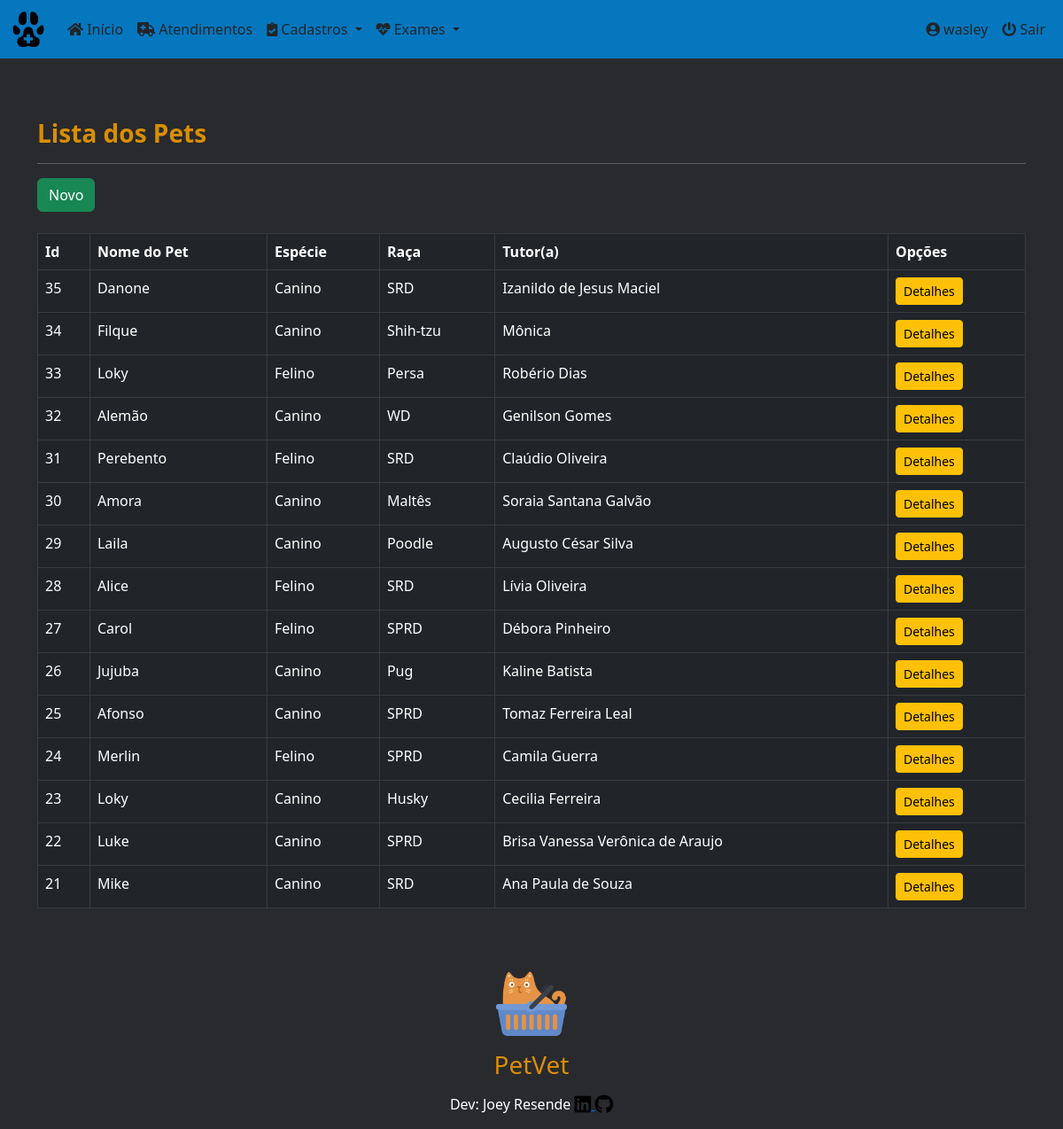
Screenshot of /petvet/pets/ (signed in) with the database file from the repository.
### core/models.py (models this page shows, shortened)
class Pets(models.Model):
    id = models.AutoField(primary_key=True)
    pet_name = models.CharField(
        max_length=30, verbose_name='Nome do Pet')
    species = models.CharField(
        max_length=20, verbose_name='Espécie')
    breed = models.CharField(
        max_length=30, verbose_name='Raça')
    gender = models.CharField(
        max_length=5, choices=sex_status, verbose_name='Gênero')
    date_of_birth = models.DateField(
        null=True, blank=True, verbose_name='Data de Nascimento')
    castrated = models.CharField(
        max_length=3, choices=castrated_status, default='N', verbose_name='Castrado?')
    weight = models.DecimalField(
        max_digits=6, decimal_places=3, verbose_name='Peso', default=0)
    tutor_name = models.ForeignKey(
        'Tutor', on_delete=models.PROTECT, null=True, verbose_name='Nome do Tutor')
    class Meta:
        ordering = ['-id']

class Tutor(models.Model):
    tutor_name = models.CharField(
        max_length=50, verbose_name='Nome do Tutor')
    cpf = models.CharField(max_length=14, null=True,
                           verbose_name='CPF')
    phone = models.CharField(max_length=15, null=True,
                             verbose_name='Telefone')
    email = models.EmailField(max_length=254, verbose_name='Email')
    cep = models.CharField(max_length=9, verbose_name='Cep')
    street = models.CharField(max_length=40, verbose_name='Rua')
    number = models.IntegerField(verbose_name='Numero')
    district = models.CharField(max_length=40, verbose_name='Bairro')
    city = models.CharField(
        max_length=40, default='Petrolina', verbose_name='Cidade')
    state = models.CharField(
        max_length=40, default='Pernambuco', verbose_name='Estado')
    class Meta:
        ordering = ['tutor_name']
    def __str__(self):
        return self.tutor_name

### core/views.py (the view)
# urls.py: path('pets/', PetList.as_view(), name='pets'),
class PetList(LoginRequiredMixin, ListView):
    login_url = reverse_lazy('login')
    model = Pets
    template_name = 'core/pet_list.html'

### core/templates/core/pet_list.html (shortened to what this page needs)
{% extends 'core/base_model.html' %}
{% load static %}
{% block content %}
<h3><strong>Lista dos Pets</strong></h3>
<hr>
<a href="{% url 'pet_new' %}" class="btn btn-success btn">Novo</a><br><br>
<div class="table-responsive">
  <table class="table table-bordered table-hover table-dark" id="pet_table">
    <thead class="thead-dark">
      <tr>
        <th>Id</th>
        <th>Nome do Pet</th>
        <th>Espécie</th>
        <th>Raça</th>
        <th>Tutor(a)</th>
        <th>Opções</th>
      </tr>
    </thead>
    <tbody>
      {% for each in object_list %}
      <tr>
        <td>{{ each.id }}</td>
        <td>{{ each.pet_name }}</td>
        <td>{{ each.species }}</td>
        <td>{{ each.breed }}</td>
        <td>{{ each.tutor_name }}</td>
        <td>
          <a href="{% url 'pet_detail' each.pk %}" class="btn btn-warning btn-sm">Detalhes</a>
        </td>
      </tr>
      {% empty %}
      <tr>
        <td colspan="6">Nenhum Pet cadastrado.</td>
      </tr>
      {% endfor %}
    </tbody>
  </table>
</div>
{% endblock %}

### core/templates/core/base_model.html (shortened to what this page needs)
{% load static %}
<!DOCTYPE html>
<html lang="pt-br" class="h-100">
<head>
  <link rel="stylesheet" href="{% static 'css/bootstrap.min.css/' %}" />
  <link rel="stylesheet" href="https://cdnjs.cloudflare.com/ajax/libs/font-awesome/5.11.2/css/all.css">
  <link rel="stylesheet" href="{% static 'css/styles.css/' %}" />
  <link rel="stylesheet" type="text/css" href="https://cdn.datatables.net/v/bs5/dt-1.11.5/datatables.min.css" />
</head>
<body class="d-flex flex-column h-100">
  <main class="flex-shrink-0  ">
    {% block menu %}
    <nav class="navbar navbar-expand-lg sticky-top">
      <div class="container-fluid">
        <a class="navbar-brand" href="{% url 'index' %}">
          <img src="{% static 'img/favicon.ico/' %}" height="40" alt="" />
        </a>
        <div class="collapse navbar-collapse" id="navbarsExample06">
          <ul class="navbar-nav me-auto mb-2 mb-xl-0">
            <li class="nav-item">
              <a class="nav-link text-dark" href="{% url 'index' %}">
                <i class="fa fa-home" aria-hidden="true"></i>
                Início
              </a>
            </li>
            <li class="nav-item">
              <a class="nav-link text-dark" href="{% url 'medical_cares' %}">
                <i class="fas fa-ambulance" aria-hidden="true"></i>
                Atendimentos
              </a>
            </li>
            <li class="nav-item dropdown">
              <a class="nav-link text-dark dropdown-toggle" href="#" data-bs-toggle="dropdown" aria-expanded="false">
                <i class="fas fa-clipboard-check" aria-hidden="true"></i>
                Cadastros
              </a>
            </li>
            <li class="nav-item dropdown">
              <a class="nav-link text-dark dropdown-toggle" href="#" data-bs-toggle="dropdown" aria-expanded="false">
                <i class="fas fa-heartbeat" aria-hidden="true"></i>
                Exames
              </a>
            </li>
          </ul>
          <div class="collapse navbar-collapse d-lg-flex justify-content-end">
            <ul class="navbar-nav bd-navbar-nav flex=row">
              {% if request.user.is_authenticated %}
              <li class="nav-item">
                  <a class="nav-link text-dark" href="{% url 'meus_dados' %}">
                    <i class="fas fa-user-circle" aria-hidden="true"></i>
                    <span id="username">{{ request.user }}</span>
                  </a>
              </li>
              <li class="nav-item">
                <a class="nav-link text-dark" href="{% url 'logout' %}">
                  <i class="fas fa-power-off" aria-hidden="true"></i>
                  Sair
                </a>
              </li>
              {% endif %}
            </ul>
          </div>
         </div>
      </div>
    </nav>
    {% endblock %}
    <div class="container py-5">
      {% block content %}
      {% endblock %}
    </div>
  </main>
{% block footer %}
<footer class="blog-footer">
  <p>
    <a href="#"><img src="{% static 'img/cat_yellow.png/' %}" width="80" height="80" alt=""></a>
    <h3>PetVet</h3>
  </p>
  <p>Dev: Joey Resende
    <a href="https://www.linkedin.com/in/givanildo-resende/" target="_blank">
      <i class="fab fa-linkedin fa-lg text-black" aria-hidden="true"></i>
    </a>
    <a href="https://github.com/Joey-Resende" target="_blank">
      <i class="fab fa-github fa-lg text-black" aria-hidden="true"></i>
    </a>
  </p>
</footer>
{% endblock %}
</body>
</html>

### static/css/styles.css (style rules this page uses)
:root { --preto: #000000; --branco-1: #ffffff; --branco-2: #E0E2DD; --azul-1: #0477BF; --azul-2: #0388A6; --azul-3: #003570; --amarelo-1: #F2CB05; --amarelo-2: #D98E04; --preto-bg: #292A2D; }
body { background-color: var(--preto-bg); color: var(--preto); padding-bottom: 20px; }
h3 { color: var(--amarelo-2); }
div { color: var(--branco-1); }
.navbar { background-color: var(--azul-1); color: var(--amarelo-2); margin-bottom: 20px; }
p { color: var(--branco-1); }
.blog-footer { margin-bottom: 0; padding: 0; text-align: center; }

### rows the page displays
Pets: id "35", pet_name "Danone", species "Canino", breed "SRD", tutor_name "Izanildo de Jesus Maciel"
Pets: id "34", pet_name "Filque", species "Canino", breed "Shih-tzu", tutor_name "Mônica"
Pets: id "33", pet_name "Loky", species "Felino", breed "Persa", tutor_name "Robério Dias"
Pets: id "32", pet_name "Alemão", species "Canino", breed "WD", tutor_name "Genilson Gomes"
Pets: id "31", pet_name "Perebento", species "Felino", breed "SRD", tutor_name "Claúdio Oliveira"
Pets: id "30", pet_name "Amora", species "Canino", breed "Maltês", tutor_name "Soraia Santana Galvão"
Pets: id "29", pet_name "Laila", species "Canino", breed "Poodle", tutor_name "Augusto César Silva"
Pets: id "28", pet_name "Alice", species "Felino", breed "SRD", tutor_name "Lívia Oliveira"
Pets: id "27", pet_name "Carol", species "Felino", breed "SPRD", tutor_name "Débora Pinheiro"
Pets: id "26", pet_name "Jujuba", species "Canino", breed "Pug", tutor_name "Kaline Batista"
Pets: id "25", pet_name "Afonso", species "Canino", breed "SPRD", tutor_name "Tomaz Ferreira Leal"
Pets: id "24", pet_name "Merlin", species "Felino", breed "SPRD", tutor_name "Camila Guerra"
Pets: id "23", pet_name "Loky", species "Canino", breed "Husky", tutor_name "Cecilia Ferreira"
Pets: id "22", pet_name "Luke", species "Canino", breed "SPRD", tutor_name "Brisa Vanessa Verônica de Araujo"
Pets: id "21", pet_name "Mike", species "Canino", breed "SRD", tutor_name "Ana Paula de Souza"

### other values shown
{{ request.user }} "wasley"
